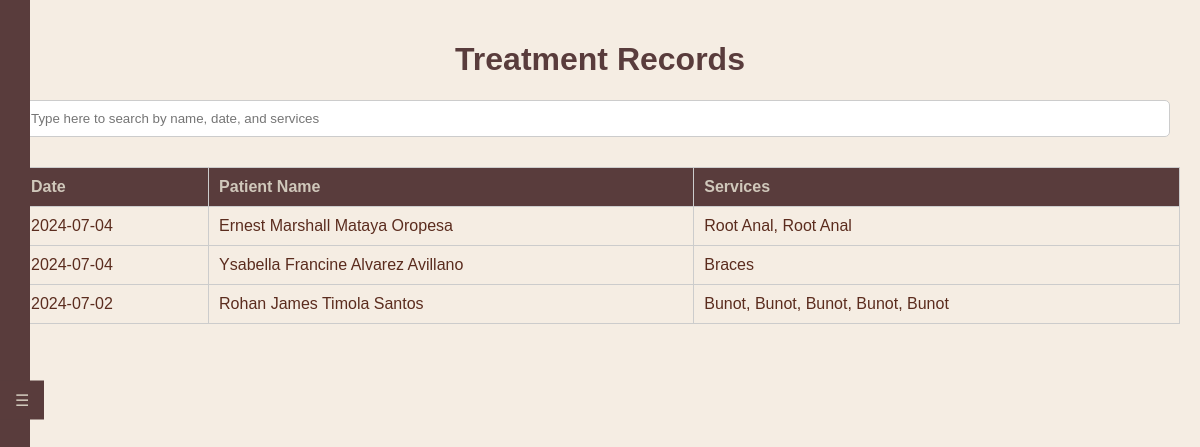
/treatment_records (signed in), run on the app's committed database.
### tables this page shows
CREATE TABLE services (
    id INTEGER PRIMARY KEY AUTOINCREMENT,
    patient_id INTEGER NOT NULL,
    service_name TEXT NOT NULL,
    amount REAL NOT NULL,
    payment_date DATE NOT NULL,
    FOREIGN KEY (patient_id) REFERENCES patients(patient_id)
);

### app.py (the view)
@app.route('/treatment_records')
@role_required([1, 2])  # Both admin and user can access
def treatment_records():
    conn = get_db_connection()
    records = conn.execute('''
        SELECT s.payment_date AS treatment_date,
               p.first_name || ' ' || p.middle_name || ' ' || p.last_name AS patient_name,
               GROUP_CONCAT(s.service_name, ', ') AS services
        FROM services s
        JOIN patients p ON s.patient_id = p.patient_id
        GROUP BY s.payment_date, p.first_name, p.middle_name, p.last_name
        ORDER BY s.payment_date DESC
    ''').fetchall()
    conn.close()
    user_number = session.get('user_number')
    current_time = datetime.now().strftime("%Y-%m-%d %H:%M:%S")
    log_activity(f'{user_number} {current_time}: Accessed treatment records page')
    return render_template('treatment_records.html', records=records)

### app.py (called while the page is built)
def role_required(roles):
    def decorator(f):
        @wraps(f)
        def decorated_function(*args, **kwargs):
            if 'role_id' not in session:
                flash('You need to be logged in to access this page.')
                return redirect(url_for('login'))
            user_role_id = session['role_id']
            if user_role_id not in roles:
                flash('You do not have permission to access this page.')
                return redirect(url_for('dashboard'))
            return f(*args, **kwargs)
        return decorated_function
    return decorator

def get_db_connection():
    conn = sqlite3.connect(app.config['DATABASE'], timeout=30)
    conn.execute('PRAGMA journal_mode=WAL')
    conn.row_factory = sqlite3.Row
    return conn

def log_activity(activity):
    user_number = session.get('user_number')  # Assuming you store the user's number in the session
    user_name = session.get('first_name')  # Assuming you store the user's name in the session
    current_time = datetime.now().strftime("%Y-%m-%d %H:%M:%S")
    log_message = f"{user_number} {current_time}: {activity}"
    conn = get_db_connection()
    conn.execute('INSERT INTO user_logs (user_number, user_name, activity) VALUES (?, ?, ?)', (user_number, user_name, log_message))
    conn.commit()
    conn.close()

### templates/treatment_records.html (shortened to what this page needs)
<!DOCTYPE html>
<html lang="en">
<head>
    <link rel="stylesheet" href="{{ url_for('static', filename='styles.css') }}">
</head>
<body>
    <div class="sidebar-tab" id="toggleSidebar">☰</div>
    <div id="sidebar" class="sidebar">
        <ul>
            <li><a href="{{ url_for('dashboard') }}">Dashboard</a></li>
            <li><a href="{{ url_for('profile') }}">Profile</a></li>
            <li><a href="{{ url_for('users') }}">Users</a></li>
            <li><a href="{{ url_for('treatments') }}">Treatment</a></li>
            <li><a href="{{ url_for('maintenance') }}">Maintenance</a></li>
            <li><a href="{{ url_for('inventory') }}">Inventory</a></li>
            <br>
            <br>
            <br>
            <br>
            <br>
            <br>
        </ul>
    </div>
    <div class="treatment-container">
        <div class="treatment-header">
            <h1 class="treatment-h1">Treatment Records</h1>
        </div>
        <div class="treatment-search-bar">
            <input type="text" id="searchInput" placeholder="Type here to search by name, date, and services" onkeyup="searchTable()">
        </div>
        <table class="treatment-table" id="treatmentTable">
            <thead>
                <tr>
                    <th>Date</th>
                    <th>Patient Name</th>
                    <th>Services</th>
                </tr>
            </thead>
            <tbody>
                {% for record in records %}
                <tr>
                    <td>{{ record['treatment_date'] }}</td>
                    <td>{{ record['patient_name'] }}</td>
                    <td>{{ record['services'] }}</td>
                </tr>
                {% endfor %}
            </tbody>
        </table>
    </div>
</body>
</html>

### static/styles.css (style rules this page uses)
body { font-family: 'Inter', sans-serif; margin: 0; padding: 0; box-sizing: border-box; }
input, textarea, select { margin-bottom: 10px; padding: 10px; border: 1px solid #ccc; border-radius: 5px; }
a { color: #cbc7c2; text-align: right; margin-bottom: 10px; }
.sidebar { width: 250px; background-color: #593C3C; color: #D0C8BB; overflow-y: scroll; padding: 15px; position: fixed; top: 0; bottom: 0; left: -250px; z-index: 1000; transition: left 0.3s ease; }
.sidebar-tab { position: fixed; left: 0; top: 50%; transform: translateY(-50%); background-color: #593C3C; color: #D0C8BB; padding: 10px 15px; cursor: pointer; z-index: 1001; }
.sidebar ul { list-style-type: none; padding: 0; }
.sidebar ul li { padding: 10px 0; }
.sidebar ul li a { color: #fff; text-decoration: none; display: block; padding: 10px 15px; }
.sidebar { -ms-overflow-style: none; scrollbar-width: none; }
.sidebar { overflow-y: auto; scrollbar-width: none; }

### templates/treatment_records.html (style rules this page uses)
body { font-family: Arial, sans-serif; background-color: #f5ede3; color: #5b2c1e; margin: 0; padding: 0; }
.treatment-container { margin: 0 auto; padding: 20px; max-width: 1200px; transition: margin-left 0.3s; }
.treatment-header { text-align: center; margin-bottom: 20px; }
.treatment-search-bar { display: flex; justify-content: space-between; align-items: center; margin-bottom: 20px; }
.treatment-search-bar input { flex: 1; padding: 10px; border: 1px solid #ccc; border-radius: 5px; margin-right: 10px; }
.treatment-table { width: 100%; border-collapse: collapse; margin-bottom: 20px; }
.treatment-table th, .treatment-table td { border: 1px solid #ccc; padding: 10px; text-align: left; }
.treatment-table th { background-color: #593C3C; color: #D0C8BB; }
.treatment-h1 { color: #593C3C; }

### data on the page
services: treatment_date "2024-07-04", patient_name "Ysabella Francine Alvarez Avillano", services "Braces"

### other printed values
{{ record['treatment_date'] }} "2024-07-04" "2024-07-02"
{{ record['patient_name'] }} "Ernest Marshall Mataya Oropesa" "Rohan James Timola Santos"
{{ record['services'] }} "Root Anal, Root Anal" "Bunot, Bunot, Bunot, Bunot, Bunot"
